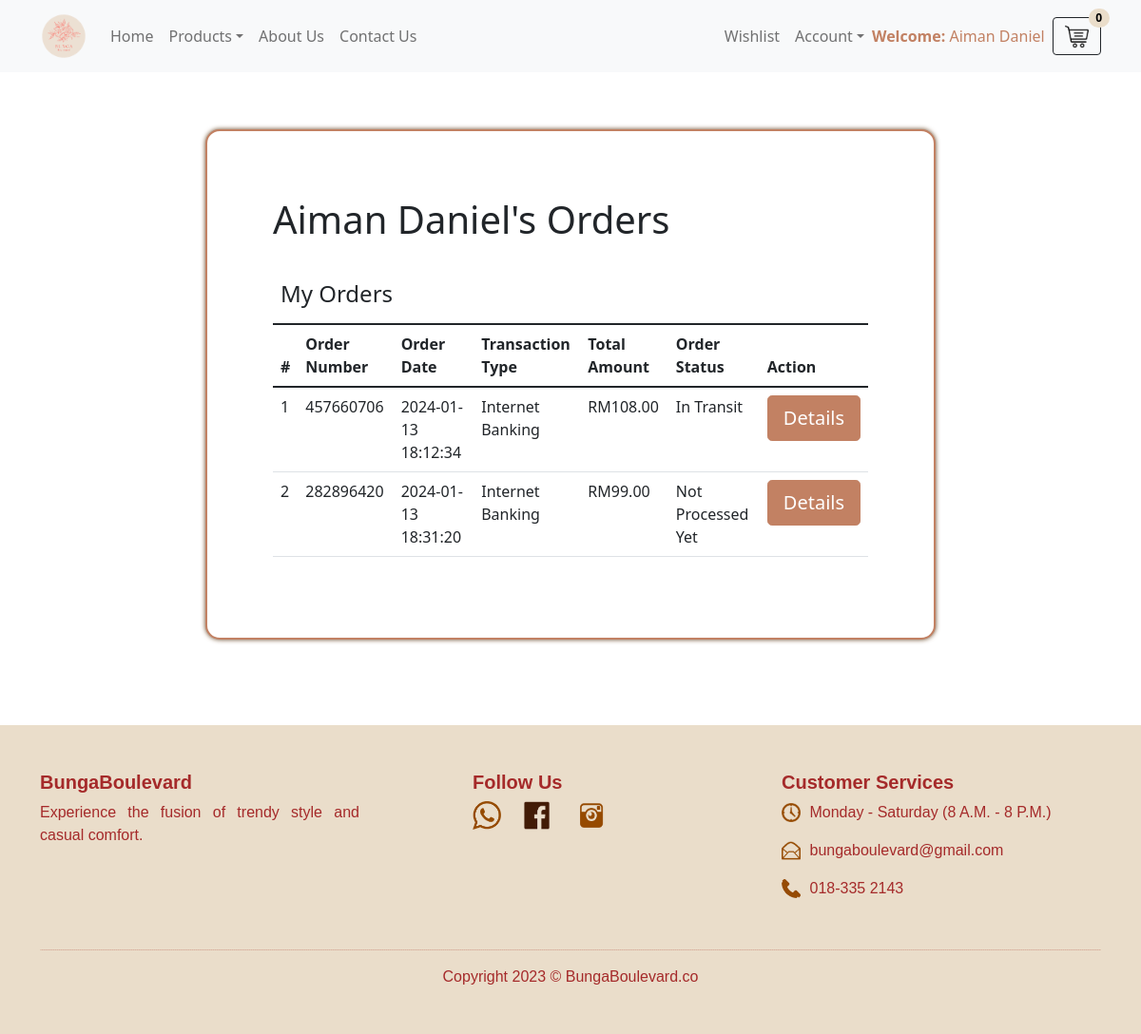
The app's page /my-orders.php (signed in) with its own data.
### tables this page shows
CREATE TABLE `users` (
  `id` int(11) NOT NULL,
  `name` varchar(255) DEFAULT NULL,
  `email` varchar(255) DEFAULT NULL,
  `contactno` bigint(11) DEFAULT NULL,
  `password` varchar(255) DEFAULT NULL,
  `regDate` timestamp NOT NULL DEFAULT current_timestamp(),
  `updationDate` timestamp NULL DEFAULT NULL ON UPDATE current_timestamp()
);

CREATE TABLE `orders` (
  `id` int(11) NOT NULL,
  `orderNumber` bigint(12) DEFAULT NULL,
  `userId` int(11) DEFAULT NULL,
  `addressId` int(11) DEFAULT NULL,
  `totalAmount` decimal(10,2) DEFAULT NULL,
  `txnType` varchar(200) DEFAULT NULL,
  `txnNumber` varchar(50) DEFAULT NULL,
  `orderStatus` varchar(120) DEFAULT NULL,
  `orderDate` timestamp NOT NULL DEFAULT current_timestamp()
);

### my-orders.php (the view, shortened to what this page needs)
<?php session_start();
include_once('includes/config.php');
if(strlen($_SESSION['id'])==0)
{   header('location:logout.php');
}else{
?>
<!DOCTYPE html>
<html lang="en">
<head>
        <link href="css/custom-icons.css" rel="stylesheet" />
        <link href="css/styles.css" rel="stylesheet" />
    </head>
    <body>
<?php include_once('includes/header.php');?>
<div class="container custom-container" style="padding: 3%; padding-top: 0; padding-bottom: 0;">
        <div class="login-box">
            <div class="card card-outline card-primary" style="margin: 14%; padding: 5%; border: 2px solid #c28163; border-radius: 15px; box-shadow: 0px 0px 5px #654321;">
                <div class="card-body">
                <?php
                    $uid=$_SESSION['id'];
                    $query=mysqli_query($con,"select * from users where id='$uid'");
                    while($result=mysqli_fetch_array($query)){
                ?>
                <h1><?php echo htmlentities($result['name']);?>'s Orders</h1>
                <br>
                <?php } ?>
        <div class="table-responsive">
            <table class="table">
                <thead>
                    <tr>
                        <th colspan="4"><h4>My Orders</h4></th>
                    </tr>
                </thead>
                <tr>
                    <thead>
                        <th>#</th>
                        <th>Order Number </th>
                        <th>Order Date</th>
                        <th>Transaction Type</th>
                        <th>Total Amount</th>
                        <th>Order Status</th>
                        <th>Action</th>
                    </thead>
                </tr>
                <tbody>
            <?php
            $uid=$_SESSION['id'];
            $ret=mysqli_query($con,"select * from orders where userId='$uid'");
            $num=mysqli_num_rows($ret);
            $cnt=1;
                if($num>0)
                {
            while ($row=mysqli_fetch_array($ret)) {
            ?>
                <tr>
                    <td><?php echo htmlentities($cnt);?></td>
                    <td><?php echo htmlentities($row['orderNumber']);?></td>
                    <td><?php echo htmlentities($row['orderDate']);?></td>
                    <td><?php echo htmlentities($row['txnType']);?></td>
                    <td>RM<?php echo htmlentities($row['totalAmount']);?></td>
                    <td><?php $ostatus=$row['orderStatus'];
                        if( $ostatus==''): echo "Not Processed Yet";
                            else: echo $ostatus; endif;?><br />
                        </td>
                        <td><a href="order-details.php?onumber=<?php echo htmlentities($row['orderNumber']);?>" class="btn btn-info btn-block btn-lg btn1">Details</a></td>
                </tr>
                <?php $cnt++;}  } ?>
                </tbody>
            </table>
        </div>
                </div>
    </div>
                </div>
</div>
        <?php include_once('includes/footer.php'); ?>
    </body>
</html>
<?php } ?>

### my-orders.php (style rules this page uses)
.custom-container { margin-top: -90px; margin-bottom: -60px; }
.btn1 { color: #fff; background-color: #c28163; border-color: #c28163; }

### records on screen
users: name "Aiman Daniel"
orders: orderNumber "457660706", orderDate "2024-01-13 18:12:34", txnType "Internet Banking", totalAmount "108.00", orderStatus "In Transit"
orders: orderNumber "282896420", orderDate "2024-01-13 18:31:20", txnType "Internet Banking", totalAmount "99.00", shows "Not Processed Yet"

### other values on screen
$_SESSION['username'] "Aiman Daniel"
